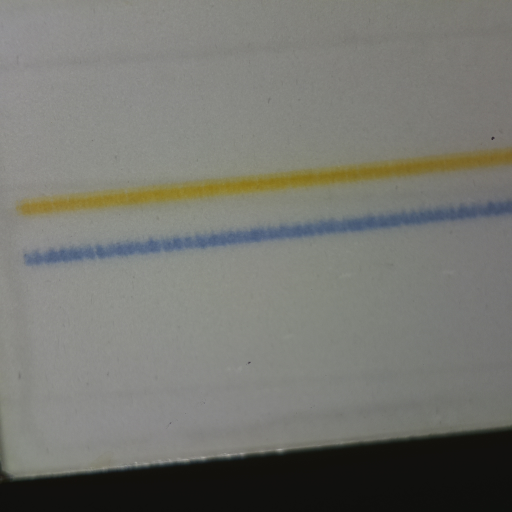
#> input picture test_7.jpg, 1024 x 1024 px (shown at 1/2 size)
$ jupyter execute colorimetric.ipynb
#> lines starting #> are read from the running program, lines starting #| are printed output that depends on the picture; long printed decimals are rounded
# Colorimetric sensing array image processing for real time multianalyte
# concentration monitoring.

import the sensor picture and visualize

[cell 1]
from time import sleep
#from picamera import PiCamera
from PIL import Image
import matplotlib.image as mpimg
import matplotlib.pyplot as plt
from scipy import misc
import numpy as np
from scipy import ndimage
import scipy as sp
from sklearn.feature_extraction import image
from skimage import exposure

# read the image, add up three channel and average it, convert to uint8
picture = mpimg.imread('test_7.jpg')
#> picture is the input picture: shape (1024, 1024, 3); mean R, G, B 117.7, 118.2, 112.3
picture_channel=picture.sum(-1)
picture_channel = np.round(picture_channel/3).astype(np.uint8)
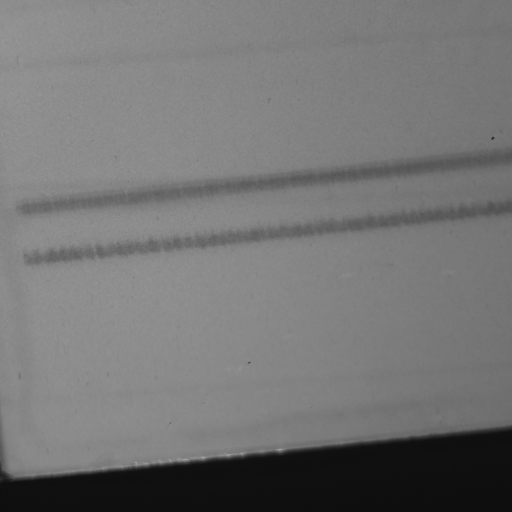
#> picture_channel: shape (1024, 1024) (shown at 1/2 size); min 13, max 182, mean 116.1

# plot the image in gray scale

plt.rcParams['figure.figsize'] = (10,10)
plt.imshow(picture_channel, cmap=plt.cm.gray)
plt.xlabel('xaxis')
plt.ylabel('yaxis')
plt.title('3 channels averaged image')
plt.show()


# Contrast stretching
p2, p98 = np.percentile(picture_channel, (2, 98))
#> p2 = 15; p98 = 144
img_rescale = exposure.rescale_intensity(picture_channel, in_range=(p2, p98))
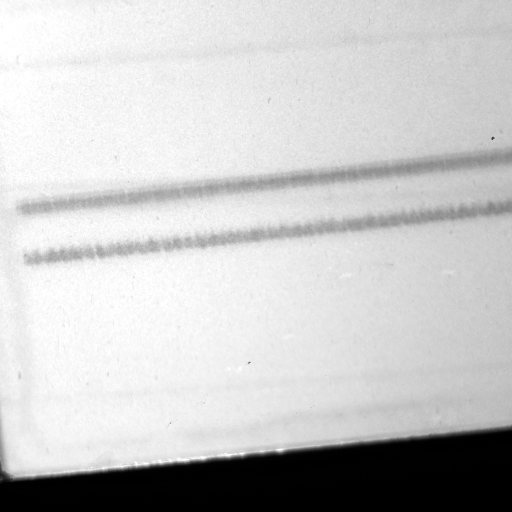
#> img_rescale: shape (1024, 1024) (shown at 1/2 size); min 0, max 255, mean 199.4

# Equalization
img_eq = exposure.equalize_hist(picture_channel)
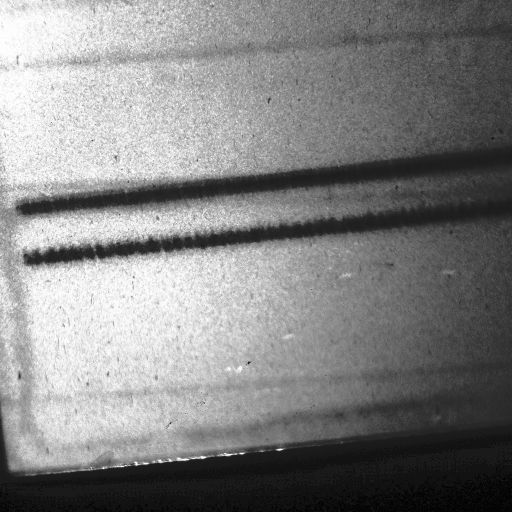
#> img_eq: shape (1024, 1024) float64 (shown at 1/2 size); min 0.000408, max 1, mean 0.514

# Adaptive Equalization: this method is used to compensate possible local in-homogenity of the image.
img_eq = exposure.equalize_hist(picture_channel)
img_adapteq = exposure.equalize_adapthist(picture_channel, clip_limit=0.03)
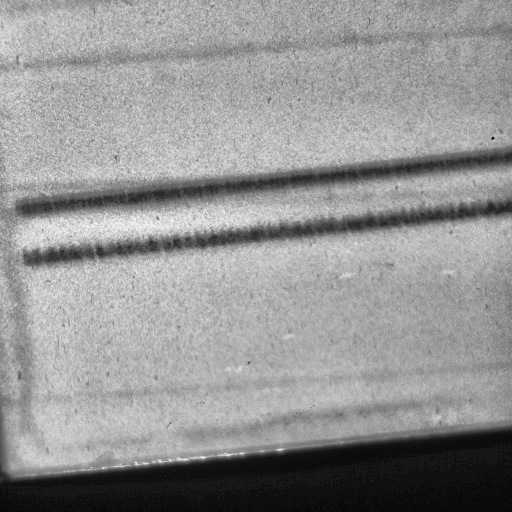
#> img_adapteq: shape (1024, 1024) float64 (shown at 1/2 size); min 0, max 1, mean 0.581
plt.imshow(img_rescale, cmap= plt.cm.gray)
plt.title("rescaled image")
plt.show()
plt.imshow(img_eq, cmap=plt.cm.gray)
plt.title("histogram equalized image")
plt.show()
plt.imshow(img_adapteq, cmap = plt.cm.gray)
plt.title("adapted hist equalized image")
plt.show()

# do sobel edge detection
sx=ndimage.sobel(picture_channel.astype(np.int32), axis=0, mode='mirror')
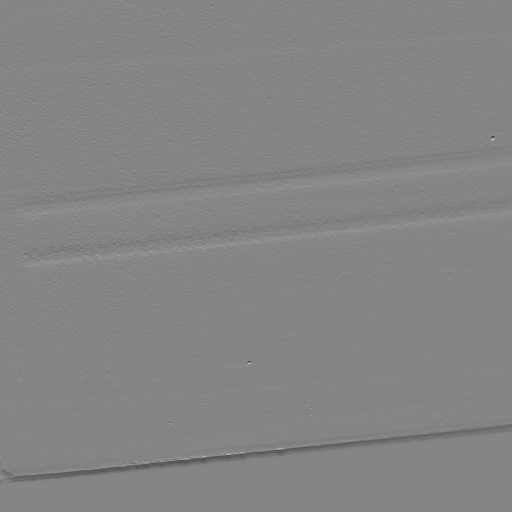
#> sx: shape (1024, 1024) int32 (shown at 1/2 size); min -311, max 284, mean -0.9; drawn with min black and max white
sy=ndimage.sobel(picture_channel.astype(np.int32), axis=1, mode='mirror')

# plot x and y direction edge

plt.imshow(sx, cmap = plt.cm.gray)
plt.xlabel('sx')
plt.title("vertical edge")
plt.show()

select the area of interest

[cell 2]
# plot the processing area
plt.imshow(img_adapteq[200:600,:], cmap = plt.cm.gray)
plt.title("adapted hist equalized image")
plt.show()
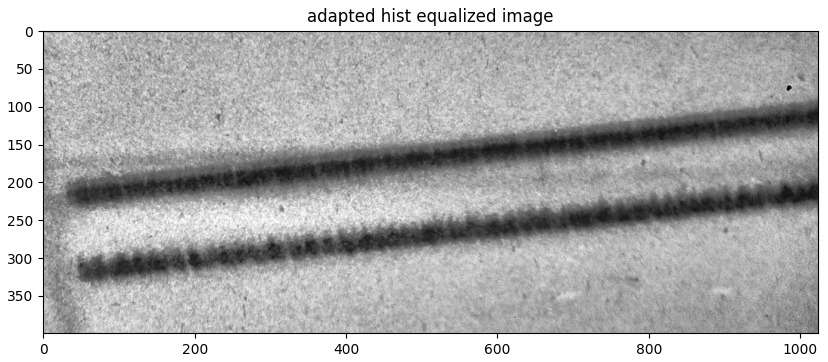
#> figure drawn by matplotlib, 1 panel
print(img_adapteq[100, :])
#> (printed output is left out)

[cell 3]
# define colorimetric_sensor class
class colorimetric_sensor:

    # constructor
    def __init__(self):
        self.expire = False
        self.O3=0
        self.HCHO=0
        self.NO2=0
        self.humidity=0
        self.temperature=0
        self.time=0
    # locate the common edges for colorimetric sensors
    def get_edge(self, image, position_1, position_2, threshold_precent, window_size):
        # initialize computed edge positions as empty list
#> called with position_1 = 100, position_2 = 700, threshold_precent = 0.6, window_size = 5
        edge = []
        # initialize smoothed_signal as shape(2, image.shape[0]) 2D array
        smoothed_signal = np.ndarray(shape=(2, image.shape[0]), dtype=np.float16)
        # maximum and minimum are the maximum and minimum intensity along two positions on the image
        maximum = [np.max(image[:, position_1]), np.max(image[:, position_2])]
#> maximum = [148, 137]
        minimum = [np.min(image[:, position_1]), np.min(image[:, position_2])]
#> minimum = [97, 88]
        # edge_level is the threshold_precent multiply sum of max and min
        edge_level = [y+threshold_precent*(x-y) for (x, y) in zip(maximum, minimum)]
#> edge_level = [127.6, 117.4]
        edge_level = np.array(edge_level).astype(np.float32)

        # now we do a moving average filtering for the signal to reduce(remove) the gitters(noise) which may
        # cause ambiguity of edge positions
        window = np.ones(int(window_size))/float(window_size)
        # smooth the three signals
        smoothed_signal[0,:] = np.convolve(image[:, position_1], window, 'same')
        smoothed_signal[1,:] = np.convolve(image[:, position_2], window, 'same')

        # we now discard the beginning and end part of the signal
        smoothed_signal = smoothed_signal[:, int(window_size/2): smoothed_signal.shape[1]-int(window_size/2)]
        # now find the position(index) of the edge by using hard thresholding: oneside above(below),
        # the other size below(above) threshold, there should be eight corssing points
        for j in range(smoothed_signal[0,:].shape[0]-1):
            # this means that there is a crossing for the val
            if (smoothed_signal[0,j]-edge_level[0])*(smoothed_signal[0, j+1]-edge_level[0])<0:
                edge.append(j)
#> after the loop, edge = [192, 226, 292, 325]
        for j in range(smoothed_signal[1,:].shape[0]-1):
            if (smoothed_signal[1,j]-edge_level[1])*(smoothed_signal[1, j+1]-edge_level[1])<0:
                edge.append(j)
#> after the loop, edge = [192, 226, 292, 325, 126, 165, 232, 261]
        # now we have edge with 8 numbers
        # use both smoothing on adaptive histogram equalized image, if edge is not 8, should try using other positions
        if len(edge) != 8:
            print("can not find all edges, try changing threshold_precent!")
        # now we want to find the edge for the sensors, pick the min/max among the three values for each identified edge
        return edge_level, smoothed_signal, edge

    # get_intensity: get the intensity change profile along the identified sensor strip
    def get_intensity(self, image, edge, position_1, position_2):
        # intialize final averaged sensor_intensity
        sensor_intensity=np.empty(shape=[2,image.shape[1]], dtype = np.float16)
        # here we always consider the inclination of sensor compared to horizontal line
        # we get the tan of theta using geometry and obtain the average along the corrected line
        sensor1_center = []
        sensor2_center = []
        sensor1_center.append(int((edge[0]+edge[1])/2)), sensor1_center.append(int((edge[4]+edge[5])/2))
        sensor2_center.append(int((edge[2]+edge[3])/2)), sensor2_center.append(int((edge[6]+edge[7])/2))
        # now determine the width of the drawn edges, which is the smaller width of the two positions, contain two
        # elements corresponding to two sensors
        width = []
        width.append(min(edge[1]-edge[0], edge[5]-edge[4]))
        width.append(min(edge[3]-edge[2], edge[7]-edge[6]))
        tantheta =[]
        tantheta.append((sensor1_center[1]-sensor1_center[0])/(position_2-position_1))
        tantheta.append((sensor2_center[1]-sensor2_center[0])/(position_2-position_1))
        for j in range(image.shape[1]):
            middle = sensor1_center[0]+(j-position_1)*tantheta[0]
            lower = int(middle - 0.5*width[0])
            higher = int(middle + 0.5*width[0])
            sensor_intensity[0,j] = np.mean(image[lower:higher, j])
        for j in range(image.shape[1]):
            middle = sensor2_center[0]+(j-position_1)*tantheta[1]
            lower = int(middle - 0.5*width[1])
            higher = int(middle + 0.5*width[1])
            sensor_intensity[1,j] = np.mean(image[lower:higher, j])
        return sensor_intensity


    # get_position: identify the position of the sensor edge given the intensity profile
    def get_position(self, sensor_intensity, threshold):
        # do a slight smoothing for sensor intensity first before looking for the position
        # obtain the intensity max and min in sensor1 area
        idx = [[],[]]
        sensor_min = np.amin(sensor_intensity, axis = 1)
        sensor_max = np.amax(sensor_intensity, axis = 1)
        sensor_mean = list(sensor_min+threshold*(sensor_max - sensor_min))
        for i in range(2):
            for j in range(sensor_intensity.shape[1]-1):
                if (sensor_intensity[i][j]-sensor_mean[i])*(sensor_intensity[i][j+1]-sensor_mean[i]) < 0:
                    idx[i].append(j)
        a = int(np.mean(idx[0]))
        b = int(np.mean(idx[1]))
        return sensor_max, sensor_intensity, [a,b]

# intensity profile using originral image, can not find common edge due to increase in brightness, contrast is not averaged

[cell 4]
sensor = colorimetric_sensor()
edge_level, X, edge=sensor.get_edge(picture_channel[200:600,:], 100, 700, 0.6, 5)
#> edge_level = [127.6, 117.4]; edge = [192, 226, 292, 325, 126, 165, 232, 261]
print(edge)
#| [192, 226, 292, 325, 126, 165, 232, 261]
plt.figure(figsize = (10, 6))
plt.plot(X[0,:])
plt.plot(X[1,:])
plt.xlabel("pixel number", fontsize = 15)
plt.ylabel("Intensity", fontsize=15)
plt.title("two smoothed vertical intensity traces", fontsize=18)
plt.show()

# intensity profile with adapted histogram equalization, can locate right number of edge due to averaged contrast level across the image

[cell 5]
sensor = colorimetric_sensor()
edge_level, X, edge=sensor.get_edge(img_adapteq[200:600,:], 100, 700, 0.4, 5)
#> edge_level = [0.49, 0.433]; edge = [192, 226, 292, 326, 130, 163, 233, 260]
print(edge)
#| [192, 226, 292, 326, 130, 163, 233, 260]
plt.figure(figsize = (10, 6))
plt.plot(X[0,:], label="sensor1")
plt.plot(X[1,:], label = "sensor2")
plt.xlabel("pixel number", fontsize = 15)
plt.ylabel("Intensity", fontsize=15)
plt.title("two smoothed vertical intensity traces", fontsize=18)
plt.legend()
plt.show()
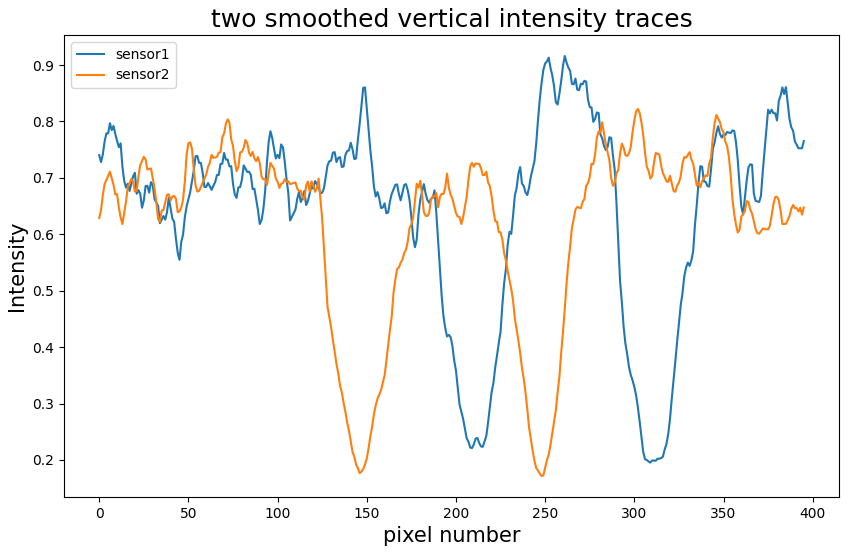
#> figure drawn by matplotlib, 1 panel; curve peaks at x = 261, y = 0.916; curve peaks at x = 302, y = 0.822

# can not find final sensor edge due to slight background illumunation inhomogenity

[cell 6]
sensor_intensity = sensor.get_intensity(picture_channel[200:600,:], edge, 100, 800)
#> the loop in get_intensity, `for j in range(image.shape[1]):` made 1024 passes
#> (middle, lower, higher) on passes 1 to 3: (218, 201, 234), (217.9, 201, 234), (217.8, 201, 234)
#> the loop in get_intensity, `for j in range(image.shape[1]):` made 1024 passes
#> (middle, lower, higher) on passes 1 to 3: (318, 304, 331), (317.9, 304, 331), (317.8, 304, 331)
sensor_max, sensor_intensity, idx=sensor.get_position(sensor_intensity,0.5)
#> in get_position, `sensor_min = np.amin(sensor_intensity, axis = 1)`: sensor_min = [95.75, 94.75]
#> in get_position, `sensor_max = np.amax(sensor_intensity, axis = 1)`: sensor_max = [134.2, 136.6]
#> in get_position, `sensor_mean = list(sensor_min+threshold*(sensor_max - sensor_min))`: sensor_mean = [115, 115.7]
#> sensor_max = [134.2, 136.6]; idx = [118, 236]
print(sensor_intensity.shape)
#| (2, 1024)
print(edge_level)
#| [0.4897 0.433]
print(edge)
#| [192, 226, 292, 326, 130, 163, 233, 260]
print(sensor_intensity.shape)
#| (2, 1024)
print(sensor_max)
#| [134.2 136.6]
print(idx)
#| [118, 236]

[cell 7]
# plot the averaged sensor intensity along the direction of gradient
plt.figure(figsize = (10,7))
plt.plot(sensor_intensity[0,:], color = 'r')
plt.xlabel("along the sensor gradient", fontsize=15)
plt.ylabel("intensity change", fontsize=15)
plt.title("sensor intensity change for sensor1", fontsize=20)
plt.show()
plt.figure(figsize = (10,7))
plt.plot(sensor_intensity[1,:], color = 'green')
plt.xlabel("along the sensor gradient", fontsize=15)
plt.ylabel("intensity change", fontsize=15)
plt.title("sensor intensity change for sensor2", fontsize=20)
plt.show()
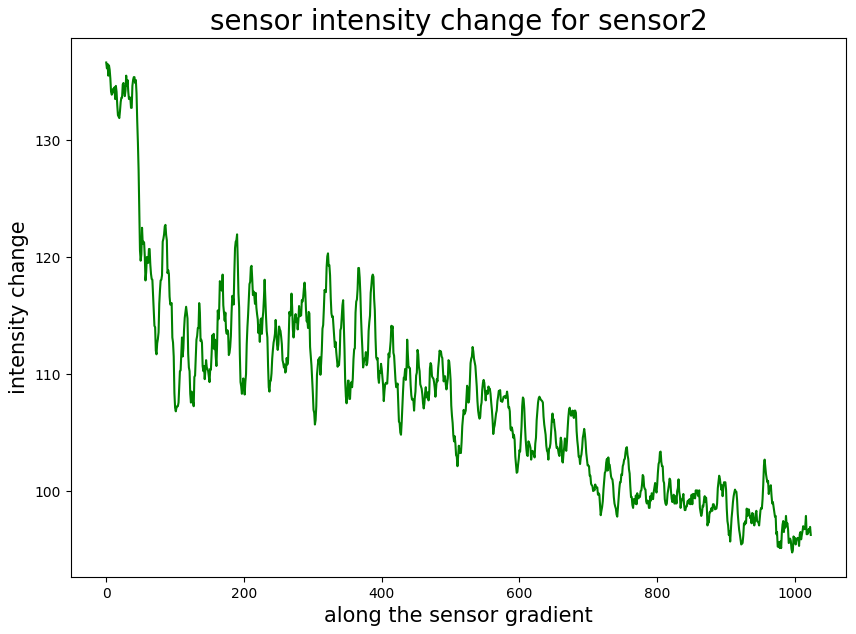
#> figure drawn by matplotlib, 1 panel; curve peaks at x = 0, y = 136.6

# can find the final sensor edge using adapted histogram equalization

[cell 8]
sensor_intensity = sensor.get_intensity(img_adapteq[200:600,:], edge, 100, 800)
#> the loop in get_intensity (call 2), `for j in range(image.shape[1]):` made 1024 passes
#> the loop in get_intensity (call 2), `for j in range(image.shape[1]):` made 1024 passes
sensor_max, sensor_intensity, idx=sensor.get_position(sensor_intensity, 0.55)
print(sensor_intensity.shape)
#| (2, 1024)
print(edge_level)
#| [0.4897 0.433]
print(edge)
#| [192, 226, 292, 326, 130, 163, 233, 260]
print(sensor_intensity.shape)
#| (2, 1024)
print(sensor_max)
#| [0.6187 0.673 ]
print(idx)
#| [32, 46]

[cell 9]
# plot the averaged sensor intensity along the direction of gradient
plt.figure(figsize = (10,7))
plt.plot(sensor_intensity[0,:], color = 'r')
plt.xlabel("along the sensor gradient", fontsize=15)
plt.ylabel("intensity change", fontsize=15)
plt.title("sensor intensity change for sensor1", fontsize=20)
plt.show()
plt.figure(figsize = (10,7))
plt.plot(sensor_intensity[1,:], color = 'green')
plt.xlabel("along the sensor gradient", fontsize=15)
plt.ylabel("intensity change", fontsize=15)
plt.title("sensor intensity change for sensor2", fontsize=20)
plt.show()

#several comments
#1. the algorithms recorrects any deviation of sensor trace compared to horizontal direction

#2. each class function is sensitive to background illumination fluctuation hence ideally should have homogeneous lighting

#3. adapted histogram equalized image can rebalance the contrast of background but tend to introduce more local intensity flutuation, tradeoff here

#4. good result can be obtained by setting right threshold values, which remains to be a tuning parameter, and its effects on sensor sensitivity remains to be studied

#here plot histogram of original, histogram equalization and adapted histogram equalization. it can be seen histogram equalization spread out pixel intensity into full range and adapted histogram equalization enhance contrasts within each tiles

[cell 10]
params = {'legend.fontsize': 'large',
          'figure.figsize': (10, 6),
         'axes.labelsize': 'x-large',
         'axes.titlesize':'x-large',
         'xtick.labelsize':'x-large',
         'ytick.labelsize':'x-large',}
plt.rcParams.update(params)
plt.rc('font',size = 15)

image1 = picture_channel[300:600,:].reshape(300*1024,1)
image2 = img_eq[300:600,:].reshape(300*1024,1)
image3 = img_adapteq[300:600,:].reshape(300*1024,1)

plt.hist(image1, bins = 500, color = 'r')
plt.xlabel("pixel intensity")
plt.ylabel("counts")
plt.title('original image')
plt.show()
plt.hist(image2, bins = 500, color = 'b')
plt.xlabel("pixel intensity")
plt.ylabel("counts")
plt.title('histogram equalization')
plt.show()
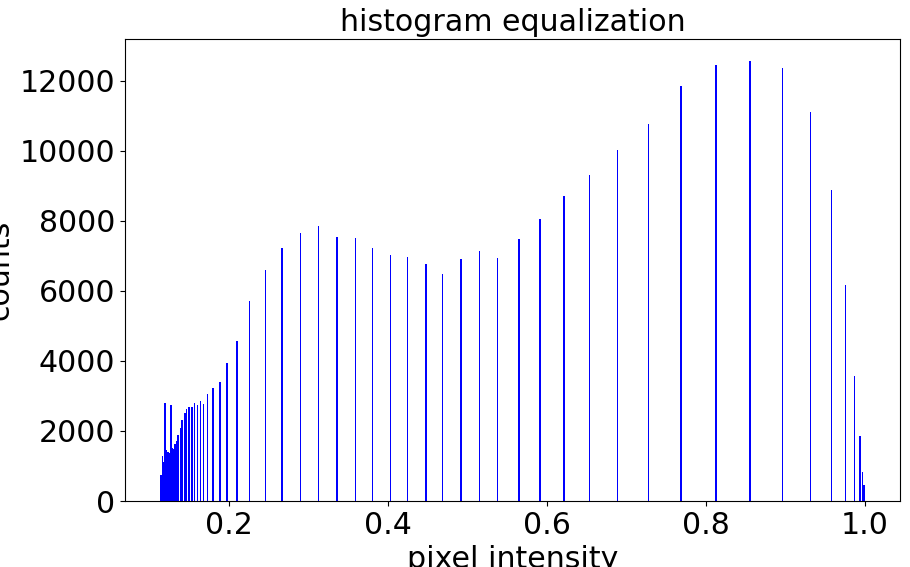
#> figure drawn by matplotlib, 1 panel; tallest bar 12557 high, from x = 0.855 to 0.856
plt.hist(image3, bins = 500, color = 'g')
plt.xlabel("pixel intensity")
plt.ylabel("counts")
plt.title('adapted histogram equalization')
plt.show()
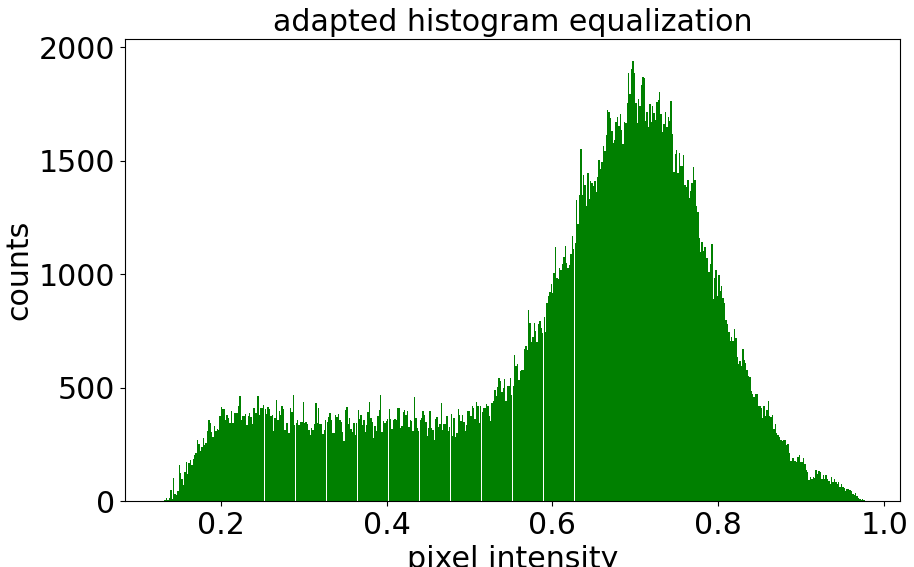
#> figure drawn by matplotlib, 1 panel; tallest bar 1940 high, from x = 0.696 to 0.698
